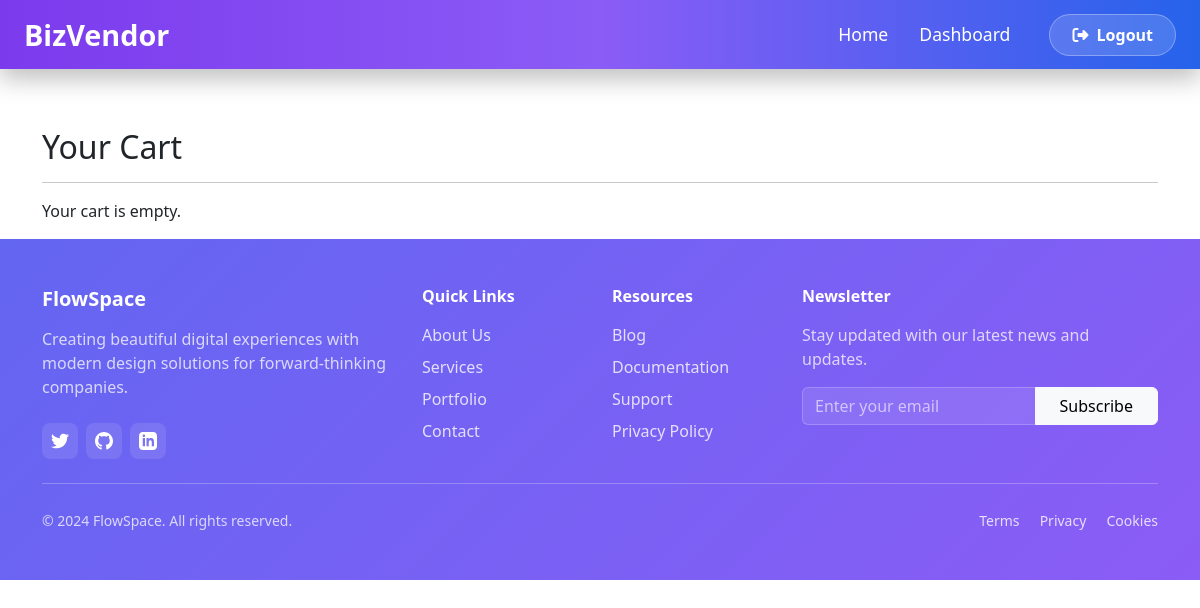
/view_cart/ (signed in), run on an earlier commit of the app's database.
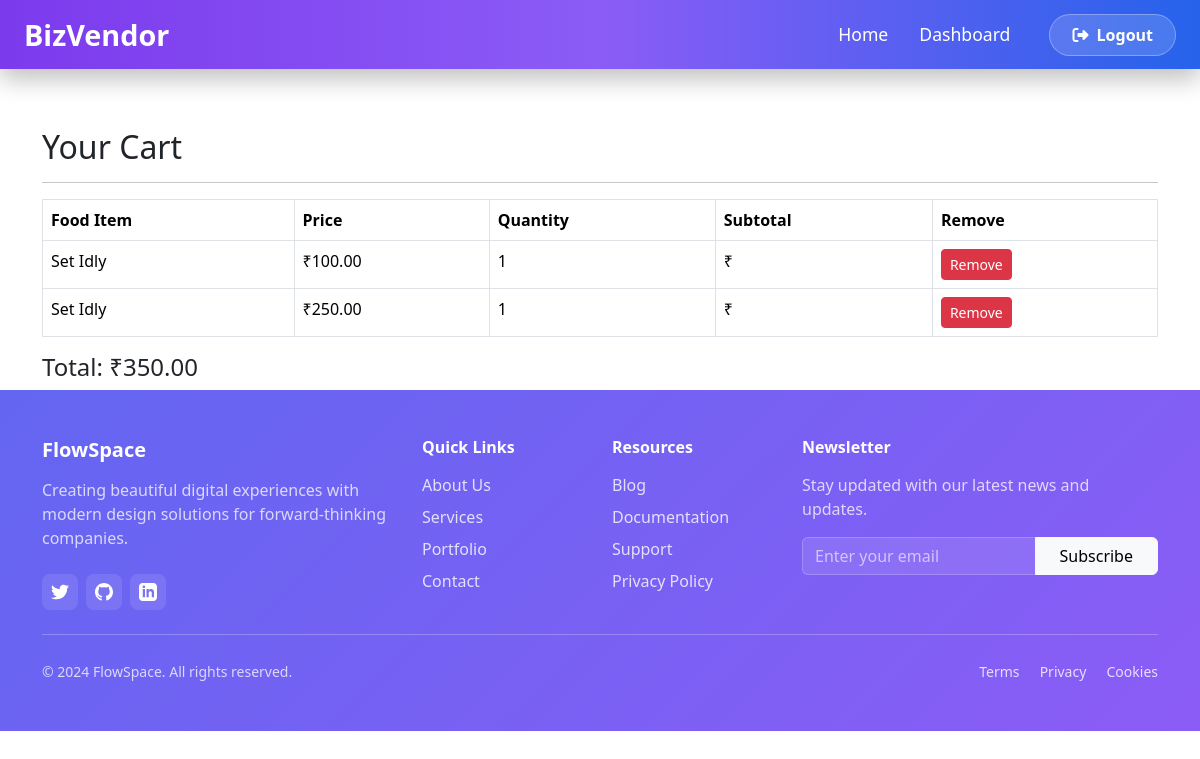
And on a later commit of the database.
### vendorapp/models.py (models this page shows, shortened)
class Cart(models.Model):
    user = models.ForeignKey(User, on_delete=models.CASCADE)
    item = models.ForeignKey(Fooditems, on_delete=models.CASCADE)
    quantity = models.PositiveIntegerField(default=1)

class Fooditems(models.Model):
    vendor = models.ForeignKey(Multivendors, related_name='fooditems', on_delete=models.CASCADE)
    item_name = models.CharField(max_length=100)
    item_desc = models.TextField()
    item_price = models.DecimalField(max_digits=6, decimal_places=2)
    item_img = models.ImageField(upload_to='images/', blank=True, null=True)

### vendorapp/views.py (the view)
# urls.py: path('view_cart/', views.view_cart, name='view_cart'),
@login_required(login_url='login')
def view_cart(request):
    cart_items = Cart.objects.filter(user=request.user)
    total_price = sum(ci.item.item_price * ci.quantity for ci in cart_items)
    return render(request, 'vendors/view_cart.html', {
        "cart_items": cart_items,
        "total_price": total_price
    })

### templates/vendors/view_cart.html
{% extends 'vendors/base.html' %}
{% block content %}
<div class="container mt-5">
    <h2>Your Cart</h2>
    <hr>
    {% if cart_items %}
        <table class="table table-bordered">
            <thead class="thead-dark">
                <tr>
                    <th>Food Item</th>
                    <th>Price</th>
                    <th>Quantity</th>
                    <th>Subtotal</th>
                    <th>Remove</th>
                </tr>
            </thead>
            <tbody>
                {% for item in cart_items %}
                <tr>
                    <td>{{ item.item.item_name }}</td>
                    <td>₹{{ item.item.item_price }}</td>
                    <td>{{ item.quantity }}</td>
                    <td>₹{{ item.item.item_price|floatformat:2|add:item.quantity }}</td>
                    <td>
                        <a href="{% url 'remove_from_cart' item.item.id %}"
                           class="btn btn-danger btn-sm">Remove</a>
                    </td>
                </tr>
                {% endfor %}
            </tbody>
        </table>
        <h4 class="text-right">Total: ₹{{ total_price }}</h4>
    {% else %}
        <p>Your cart is empty.</p>
    {% endif %}
</div>
{% endblock %}

### templates/vendors/base.html (shortened to what this page needs)
<!DOCTYPE html>
<html lang="en">
{% load static %}
<head>
    <link href="https://cdn.jsdelivr.net/npm/bootstrap@5.3.3/dist/css/bootstrap.min.css" rel="stylesheet">
    <link href="https://cdnjs.cloudflare.com/ajax/libs/font-awesome/6.5.1/css/all.min.css" rel="stylesheet">
    <link href="{% static 'style.css' %}" rel="stylesheet">
</head>
<body>
<nav class="navbar navbar-expand-lg custom-navbar fixed-top">
    <div class="container-fluid px-4">
        <a class="navbar-brand" href="/">BizVendor</a>
        <div class="collapse navbar-collapse" id="navbarContent">
            <ul class="navbar-nav ms-auto align-items-lg-center">
                {% if user.is_authenticated %}
                    <li class="nav-item">
                        <a class="nav-link custom-link" href="{% url 'homepage' %}">Home</a>
                    </li>
                    <li class="nav-item">
                        <a class="nav-link custom-link" href="{% url 'dashboard' %}">Dashboard</a>
                    </li>
                    <li class="nav-item ms-lg-3 mt-3 mt-lg-0">
                        <a href="{% url 'logout' %}" class="btn login-btn">
                            <i class="fas fa-sign-out-alt me-1"></i> Logout
                        </a>
                    </li>
                {% endif %}
            </ul>
        </div>
    </div>
</nav>
{% block content %}
{% endblock %}
<footer class="gradient-footer text-white py-5">
  <div class="container">
    <div class="row g-4">
      <div class="col-lg-4">
        <h5 class="fw-bold mb-3">FlowSpace</h5>
        <p class="opacity-75">Creating beautiful digital experiences with modern design solutions for forward-thinking
          companies.</p>
        <div class="d-flex gap-2 mt-4">
          <a href="#" class="social-icon">
          </a>
          <a href="#" class="social-icon">
          </a>
          <a href="#" class="social-icon">
          </a>
        </div>
      </div>
      <div class="col-lg-2 col-md-4">
        <h6 class="fw-bold mb-3">Quick Links</h6>
        <ul class="list-unstyled">
          <li class="mb-2"><a href="#" class="footer-link">About Us</a></li>
          <li class="mb-2"><a href="#" class="footer-link">Services</a></li>
          <li class="mb-2"><a href="#" class="footer-link">Portfolio</a></li>
          <li class="mb-2"><a href="#" class="footer-link">Contact</a></li>
        </ul>
      </div>
      <div class="col-lg-2 col-md-4">
        <h6 class="fw-bold mb-3">Resources</h6>
        <ul class="list-unstyled">
          <li class="mb-2"><a href="#" class="footer-link">Blog</a></li>
          <li class="mb-2"><a href="#" class="footer-link">Documentation</a></li>
          <li class="mb-2"><a href="#" class="footer-link">Support</a></li>
          <li class="mb-2"><a href="#" class="footer-link">Privacy Policy</a></li>
        </ul>
      </div>
      <div class="col-lg-4">
        <h6 class="fw-bold mb-3">Newsletter</h6>
        <p class="opacity-75">Stay updated with our latest news and updates.</p>
        <div class="input-group mt-3">
          <input type="email" class="form-control newsletter-input" placeholder="Enter your email">
          <button class="btn btn-light px-4" type="button">Subscribe</button>
        </div>
      </div>
    </div>
    <hr class="my-4 opacity-25">
    <div class="row align-items-center">
      <div class="col-md-6 text-center text-md-start">
        <small class="opacity-75">© 2024 FlowSpace. All rights reserved.</small>
      </div>
      <div class="col-md-6 text-center text-md-end mt-3 mt-md-0">
        <a href="#" class="footer-link me-3"><small>Terms</small></a>
        <a href="#" class="footer-link me-3"><small>Privacy</small></a>
        <a href="#" class="footer-link"><small>Cookies</small></a>
      </div>
    </div>
  </div>
</footer>
</body>
</html>

### static/style.css (style rules this page uses)
.custom-navbar { background: linear-gradient(90deg, #7c3aed, #8b5cf6, #2563eb); box-shadow: 0 10px 25px rgba(0, 0, 0, 0.25); backdrop-filter: blur(10px); }
.navbar-brand { font-weight: 700; font-size: 1.8rem; color: #fff !important; }
.custom-link { color: #ffffff !important; font-size: 1.1rem; position: relative; padding: 5px 0; margin-right: 15px; }
.custom-link::after { content: ""; position: absolute; left: 0; bottom: 0; height: 2px; width: 0; background-color: #ffffff; transition: width 0.3s ease-in-out; }
.login-btn { background: rgba(255, 255, 255, 0.15); color: #ffffff; padding: 8px 22px; border-radius: 50px; font-weight: 600; border: 1px solid rgba(255, 255, 255, 0.3); transition: all 0.3s ease; }
body { padding-top: 80px; }
.gradient-footer { background: linear-gradient(135deg, #6366f1 0%, #8b5cf6 100%); }
.social-icon { width: 36px; height: 36px; display: inline-flex; align-items: center; justify-content: center; background: rgba(255, 255, 255, 0.1); border-radius: 8px; transition: all 0.3s ease; }
.footer-link { color: rgba(255, 255, 255, 0.8); text-decoration: none; transition: color 0.3s ease; }
.newsletter-input { background: rgba(255, 255, 255, 0.1); border: 1px solid rgba(255, 255, 255, 0.2); color: white; }
.newsletter-input::placeholder { color: rgba(255, 255, 255, 0.6); }

What changed in the data, as far as the page shows it:
added Cart: item.item_name "Set Idly", item.item_price "100.00", quantity "1"
added Cart: item.item_name "Set Idly", item.item_price "250.00", quantity "1"
Also different on the page:
{{ total_price }}: (not shown) → "350.00"
text no longer shown: "Your cart is empty."
text now shown: "Food Item Price Quantity Subtotal Remove Total: ₹"
